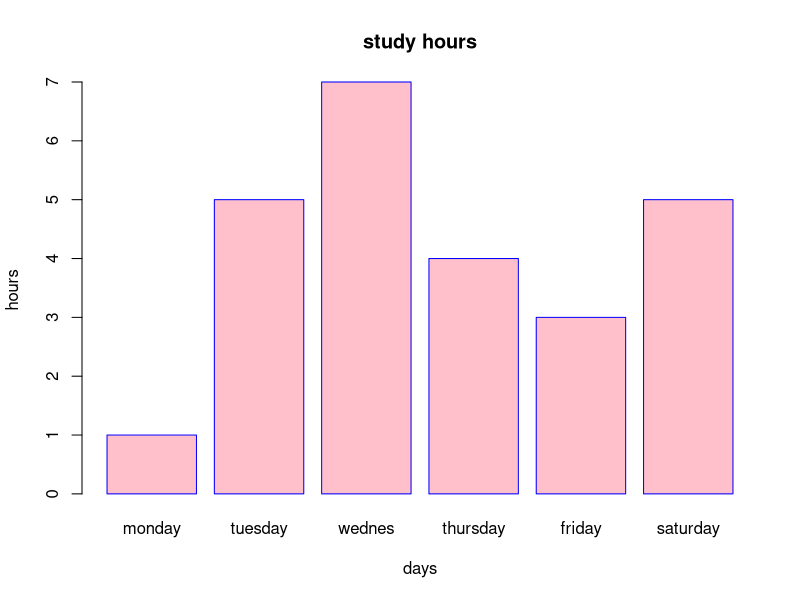

Recreate this plot in R.
z<-c(1,5,7,4,3,5)
y<-c("monday","tuesday","wednes","thursday","friday","saturday")
png(file="barchart1.jpg")
barplot(z,names.arg=y,xlab = "days",ylab="hours",main ="study hours",col="pink",border="blue" )
dev.off()

